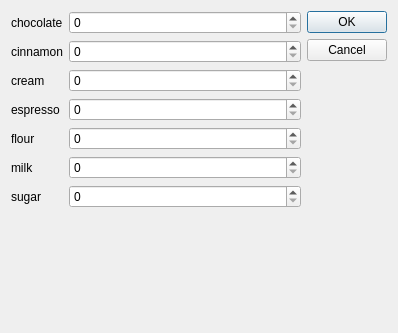
<?xml version="1.0" encoding="UTF-8"?>
<ui version="4.0">
 <class>Dialog</class>
 <widget class="QDialog" name="Dialog">
  <property name="geometry">
   <rect>
    <x>0</x>
    <y>0</y>
    <width>398</width>
    <height>333</height>
   </rect>
  </property>
  <property name="windowTitle">
   <string>Dialog</string>
  </property>
  <layout class="QGridLayout" name="gridLayout">
   <item row="0" column="0">
    <layout class="QFormLayout" name="formLayout">
     <item row="0" column="0">
      <widget class="QLabel" name="label">
       <property name="text">
        <string>chocolate</string>
       </property>
      </widget>
     </item>
     <item row="0" column="1">
      <widget class="QSpinBox" name="chocolate_Box"/>
     </item>
     <item row="1" column="0">
      <widget class="QLabel" name="label_2">
       <property name="text">
        <string>cinnamon</string>
       </property>
      </widget>
     </item>
     <item row="1" column="1">
      <widget class="QSpinBox" name="cinnamon_Box"/>
     </item>
     <item row="2" column="0">
      <widget class="QLabel" name="label_3">
       <property name="text">
        <string>cream</string>
       </property>
      </widget>
     </item>
     <item row="2" column="1">
      <widget class="QSpinBox" name="cream_Box"/>
     </item>
     <item row="3" column="0">
      <widget class="QLabel" name="label_4">
       <property name="text">
        <string>espresso</string>
       </property>
      </widget>
     </item>
     <item row="3" column="1">
      <widget class="QSpinBox" name="espresso_Box"/>
     </item>
     <item row="4" column="0">
      <widget class="QLabel" name="label_5">
       <property name="text">
        <string>flour</string>
       </property>
      </widget>
     </item>
     <item row="4" column="1">
      <widget class="QSpinBox" name="flour_Box"/>
     </item>
     <item row="5" column="0">
      <widget class="QLabel" name="label_6">
       <property name="text">
        <string>milk</string>
       </property>
      </widget>
     </item>
     <item row="5" column="1">
      <widget class="QSpinBox" name="milk_Box"/>
     </item>
     <item row="6" column="0">
      <widget class="QLabel" name="label_7">
       <property name="text">
        <string>sugar</string>
       </property>
      </widget>
     </item>
     <item row="6" column="1">
      <widget class="QSpinBox" name="sugar_Box"/>
     </item>
    </layout>
   </item>
   <item row="0" column="1">
    <widget class="QDialogButtonBox" name="buttonBox">
     <property name="orientation">
      <enum>Qt::Orientation::Vertical</enum>
     </property>
     <property name="standardButtons">
      <set>QDialogButtonBox::StandardButton::Cancel|QDialogButtonBox::StandardButton::Ok</set>
     </property>
    </widget>
   </item>
  </layout>
 </widget>
 <resources/>
 <connections>
  <connection>
   <sender>buttonBox</sender>
   <signal>accepted()</signal>
   <receiver>Dialog</receiver>
   <slot>accept()</slot>
   <hints>
    <hint type="sourcelabel">
     <x>248</x>
     <y>254</y>
    </hint>
    <hint type="destinationlabel">
     <x>157</x>
     <y>274</y>
    </hint>
   </hints>
  </connection>
  <connection>
   <sender>buttonBox</sender>
   <signal>rejected()</signal>
   <receiver>Dialog</receiver>
   <slot>reject()</slot>
   <hints>
    <hint type="sourcelabel">
     <x>316</x>
     <y>260</y>
    </hint>
    <hint type="destinationlabel">
     <x>286</x>
     <y>274</y>
    </hint>
   </hints>
  </connection>
 </connections>
</ui>
